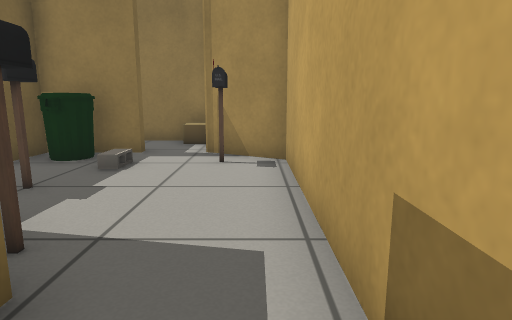
view 1 (above)

15 first-person views from a walk through a world built for the Gazebo simulator. The camera is 0.65 m above the floor, tilts 10° down and sees 75° across. Floor lines are 1 m apart. The floor is counted in squares, 0.5 m on a side. Each view is taken from the middle of a square. On the plan, view 1 faces up. The plan holds only what a view shows up to about 14 squares ahead; the rest is blank.

view 2
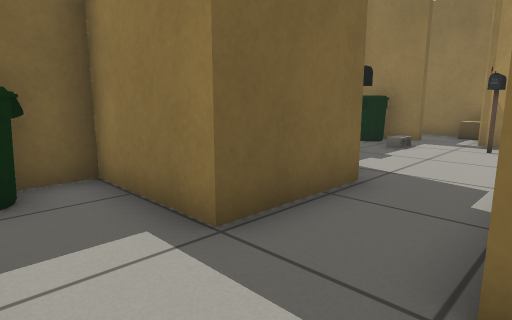

view 3
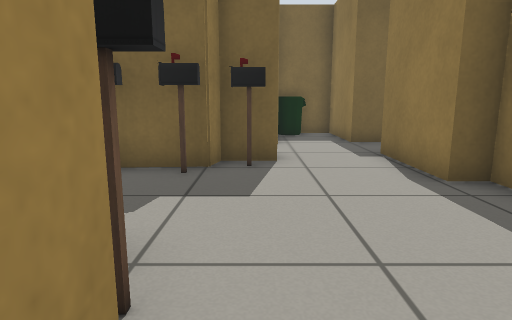

view 4
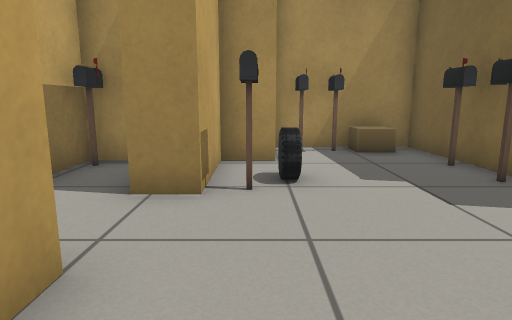

view 5
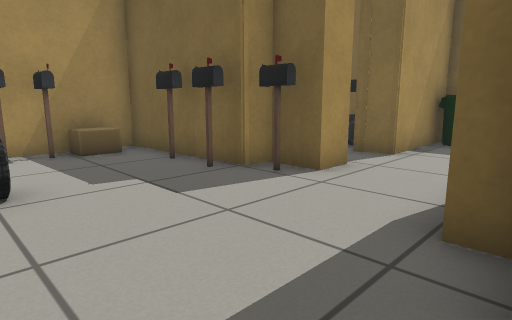

view 6
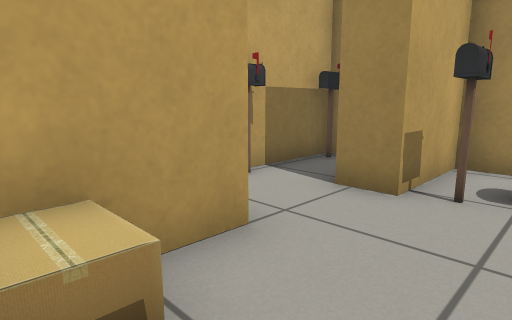

view 7
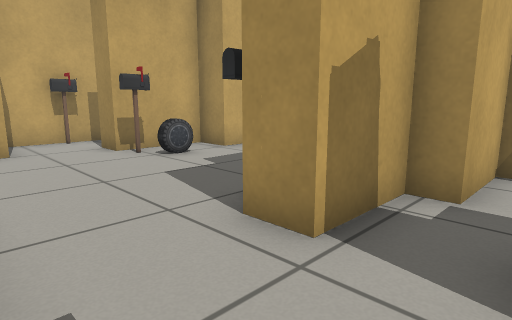

view 8
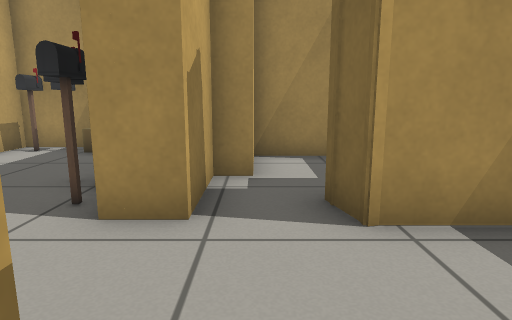

view 9
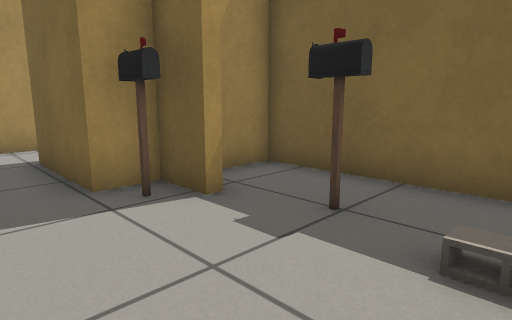

view 10
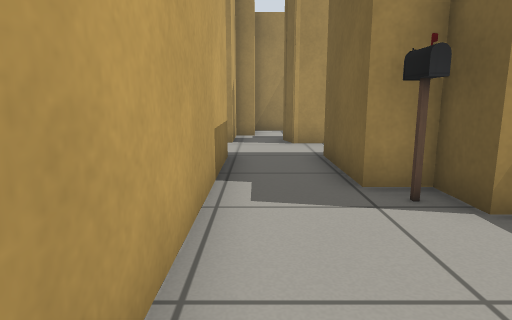

view 11
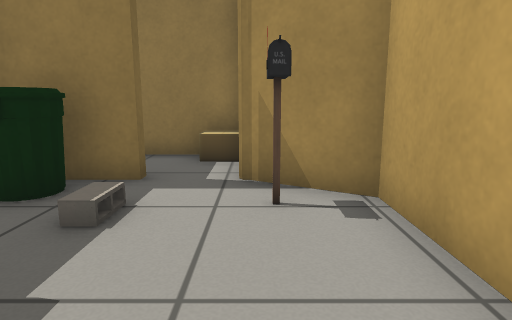

view 12
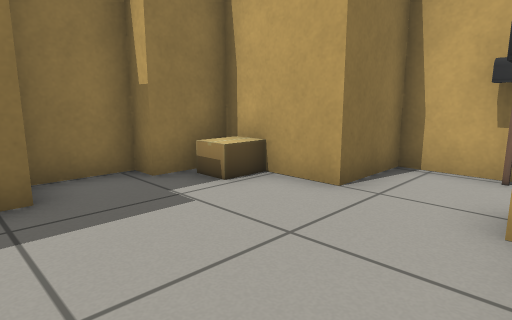

view 13
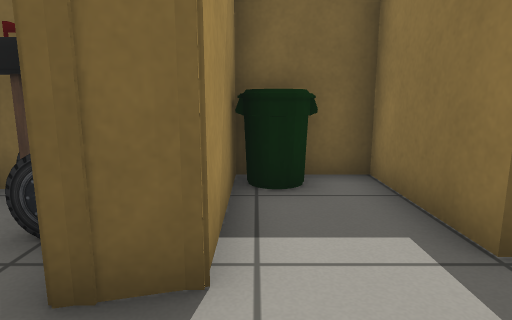

view 14
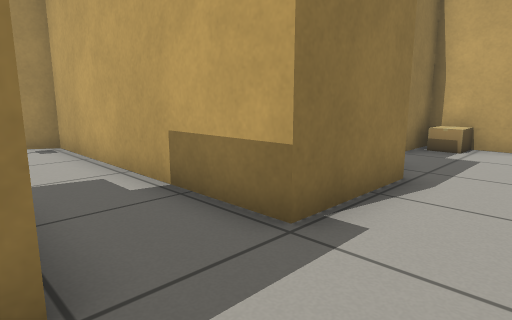

view 15
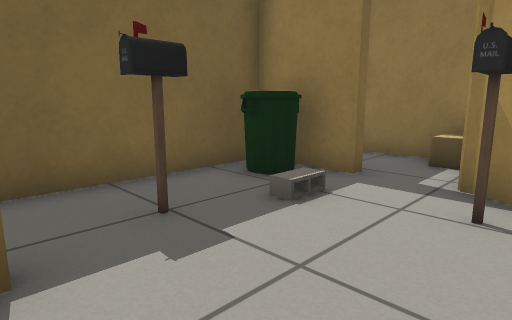

### Floor plan
Points are (right, up) in squares from view 1. A wall is a line through its corners. A room is listed if a view was taken in it or the views show most of it. See-through windows are left out.
Room 1 (views 1, 2, 4, 5, 6, 7, 8, 12, 13, 14, 15)
walls: (1.7, -4.4) (1.7, -4.8) (2.4, -4.9) (2.7, -9.5) (6.6, -9.5) (6.6, -7.3) (7.8, -7.3) (7.8, -4.6) (8.9, -4.6); (0.7, -3.5) (1.6, -3.5); (5, -0.2) (3.7, -0.2) (3.7, -1) (0.7, -1) (0.7, 3.4); (8.5, -2.4) (8.5, 0.3) (6.8, 0.3) (6.8, 1) (5, 1); (-1.6, 2) (-1.6, -1) (-4.8, -1) (-4.8, -3.4) (-1.2, -3.4)
ways out: opening at (9, -3.5) to room 2; opening at (-0.5, 2.5) to room 3; opening at (0, -4) to room 4
objects: bin (-4, -3) to (-4, -2); postbox (2, -4); postbox (3, -7); postbox (3, -5); cardboard box (4, -9); postbox (5, -9); postbox (6, -9); car (7, -6); postbox (7, -5); cardboard box (8, -1) to (8, 0)
Room 2 (view 3)
walls: (10.7, -7.4) (10.7, -2.4) (8.5, -2.4)
ways out: opening at (9, -3.5) to room 1
objects: postbox (10, -7); postbox (10, -4)
Room 3 (views 9, 10, 11)
walls: (-2.9, 8.4) (-5.3, 8.4) (-5.3, 2) (-4, 2); (-3.1, 3.3) (-2.7, 3.3) (-2.7, 2) (-1.6, 2); (0.7, 3.4) (0.7, 7.4) (-1.3, 8.6); (-1.4, 11.1) (-4.2, 11.1)
ways out: opening at (-0.5, 2.5) to room 1
objects: bin (-4, 7) to (-4, 8); postbox (-3, 5); cinder block (-3, 7); postbox (-2, 3); cardboard box (-2, 10) to (-2, 11); postbox (-1, 7)
Room 4 (no view inside)
walls: (-3.9, -5.9) (-3.9, -6.9); (-1.7, -7.9) (0, -7.9) (0, -5.7) (0.7, -5.7) (0.7, -3.5); (-1.2, -3.4) (-0.9, -4.4)
ways out: opening at (0, -4) to room 1
objects: other object (-3, -6); postbox (-2, -6); car (-2, -5)

Positions as (right, up) in squares from view 1, and headings:
1: (0, 0), facing up
2: (1, -3), facing up-left
3: (9, -4), facing left
4: (7, 0), facing down
5: (7, 0), facing down-left
6: (6, 0), facing down-right
7: (-1, -1), facing down-right
8: (0, 0), facing down
9: (0, 7), facing down-left
10: (0, 7), facing down
11: (-1, 3), facing up
12: (4, -5), facing up-right
13: (1, -3), facing left
14: (-2, -3), facing up-right
15: (0, 3), facing up-left
